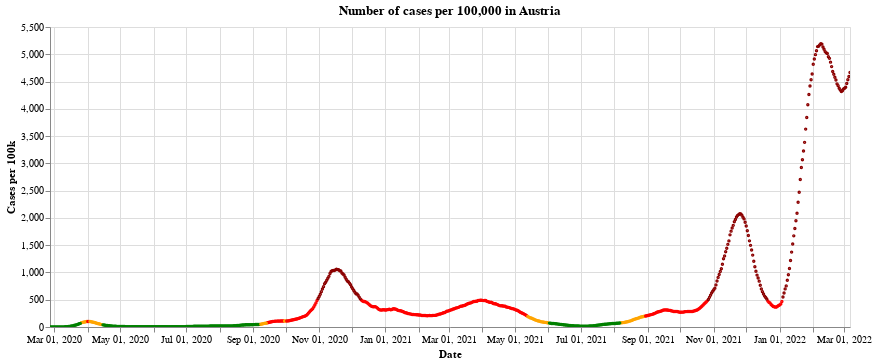

This figure's notebook cell:
### Markdown cell above
Here is a historical plot of the 'traffic light colours' in Austria, as defined by the [European Centre for Disease Prevention and Control](https://www.ecdc.europa.eu/en/covid-19/situation-updates/weekly-maps-coordinated-restriction-free-movement). See also my other post about the traffic light system for countries in the UK [here](https://idjotherwise.github.io/nlp-otherwise/covid/2021/05/06/ecdc-trafficlight.html), where I show what the rules are for the different traffic lights.

Notice how long Austria was in the 'Red' (and 'Dark red') between September and May - almost 6 months!

### Code cell
#collapse


base = alt.Chart(full_data.query("BundeslandID==10")).mark_point(size=2).encode(
    x=alt.X("yearmonthdate(Time):T", axis=alt.Axis(title='Date')),
    y=alt.Y("TwoWeeklyCasesRate:Q",
            axis=alt.Axis(title='Cases per 100k')),
    tooltip=['Time:T','TwoWeeklyCasesRate:Q', 'Positivity:Q']
).properties(
    title='Number of cases per 100,000 in Austria', width=800
)

chart_to_show = alt.layer(
        base.encode(color=alt.condition((alt.datum.Positivity < 4) &
                                        (alt.datum.TwoWeeklyCasesRate >= 75) &
                                        (alt.datum.TwoWeeklyCasesRate < 200),
                                            alt.ColorValue('orange'),
                                            alt.ColorValue('red')
                                           ),
                    opacity=alt.condition((alt.datum.TwoWeeklyCasesRate >= 75) &
                                              (alt.datum.TwoWeeklyCasesRate < 500),
                                              alt.value(1),
                                              alt.value(0)
                                             )
                   ),
        base.encode(color=alt.value('darkred'),
                    opacity=alt.condition(alt.datum.TwoWeeklyCasesRate >= 500,
                                              alt.value(1),
                                              alt.value(0)
                                             )
                   ),
        base.encode(color=alt.condition((alt.datum.Positivity < 4) &
                                        (alt.datum.TwoWeeklyCasesRate < 50),
                                        alt.ColorValue('green'),
                                        alt.ColorValue('orange')
                                       ),
                    opacity=alt.condition((alt.datum.TwoWeeklyCasesRate < 75) &
                                          (alt.datum.Positivity >= 1),
                                          alt.value(1),
                                          alt.value(0)
                                         )
                   ),
        base.encode(color=alt.ColorValue('green'),
                opacity=alt.condition((alt.datum.TwoWeeklyCasesRate < 75) & (alt.datum.Positivity < 1),
                                      alt.value(1),
                                      alt.value(0)
                                     )
               )
    )

chart_to_show.interactive()

### Figure 1 — Vega-Lite specification as saved in the notebook (floating-point values rounded to 4 significant figures; data arrays with more than 128 entries replaced by an {"elided": "..."} marker saying what was removed)
{"config": {"view": {"continuousWidth": 400, "continuousHeight": 300}}, "layer": [{"mark": {"type": "point", "size": 2}, "encoding": {"color": {"condition": {"value": "orange", "test": "(((datum.Positivity < 4) && (datum.TwoWeeklyCasesRate >= 75)) && (datum.TwoWeeklyCasesRate < 200))"}, "value": "red"}, "opacity": {"condition": {"value": 1, "test": "((datum.TwoWeeklyCasesRate >= 75) && (datum.TwoWeeklyCasesRate < 500))"}, "value": 0}, "tooltip": [{"type": "temporal", "field": "Time"}, {"type": "quantitative", "field": "TwoWeeklyCasesRate"}, {"type": "quantitative", "field": "Positivity"}], "x": {"type": "temporal", "axis": {"title": "Date"}, "field": "Time", "timeUnit": "yearmonthdate"}, "y": {"type": "quantitative", "axis": {"title": "Cases per 100k"}, "field": "TwoWeeklyCasesRate"}}, "selection": {"selector001": {"type": "interval", "bind": "scales", "encodings": ["x", "y"]}}, "title": "Number of cases per 100,000 in Austria", "width": 800}, {"mark": {"type": "point", "size": 2}, "encoding": {"color": {"value": "darkred"}, "opacity": {"condition": {"value": 1, "test": "(datum.TwoWeeklyCasesRate >= 500)"}, "value": 0}, "tooltip": [{"type": "temporal", "field": "Time"}, {"type": "quantitative", "field": "TwoWeeklyCasesRate"}, {"type": "quantitative", "field": "Positivity"}], "x": {"type": "temporal", "axis": {"title": "Date"}, "field": "Time", "timeUnit": "yearmonthdate"}, "y": {"type": "quantitative", "axis": {"title": "Cases per 100k"}, "field": "TwoWeeklyCasesRate"}}, "title": "Number of cases per 100,000 in Austria", "width": 800}, {"mark": {"type": "point", "size": 2}, "encoding": {"color": {"condition": {"value": "green", "test": "((datum.Positivity < 4) && (datum.TwoWeeklyCasesRate < 50))"}, "value": "orange"}, "opacity": {"condition": {"value": 1, "test": "((datum.TwoWeeklyCasesRate < 75) && (datum.Positivity >= 1))"}, "value": 0}, "tooltip": [{"type": "temporal", "field": "Time"}, {"type": "quantitative", "field": "TwoWeeklyCasesRate"}, {"type": "quantitative", "field": "Positivity"}], "x": {"type": "temporal", "axis": {"title": "Date"}, "field": "Time", "timeUnit": "yearmonthdate"}, "y": {"type": "quantitative", "axis": {"title": "Cases per 100k"}, "field": "TwoWeeklyCasesRate"}}, "title": "Number of cases per 100,000 in Austria", "width": 800}, {"mark": {"type": "point", "size": 2}, "encoding": {"color": {"value": "green"}, "opacity": {"condition": {"value": 1, "test": "((datum.TwoWeeklyCasesRate < 75) && (datum.Positivity < 1))"}, "value": 0}, "tooltip": [{"type": "temporal", "field": "Time"}, {"type": "quantitative", "field": "TwoWeeklyCasesRate"}, {"type": "quantitative", "field": "Positivity"}], "x": {"type": "temporal", "axis": {"title": "Date"}, "field": "Time", "timeUnit": "yearmonthdate"}, "y": {"type": "quantitative", "axis": {"title": "Cases per 100k"}, "field": "TwoWeeklyCasesRate"}}, "title": "Number of cases per 100,000 in Austria", "width": 800}], "data": {"name": "data-3f7be1feba50a5c9c3887779f7160944"}, "$schema": "https://vega.github.io/schema/vega-lite/v4.8.1.json", "datasets": {"data-3f7be1feba50a5c9c3887779f7160944": {"elided": "741 records"}}}
